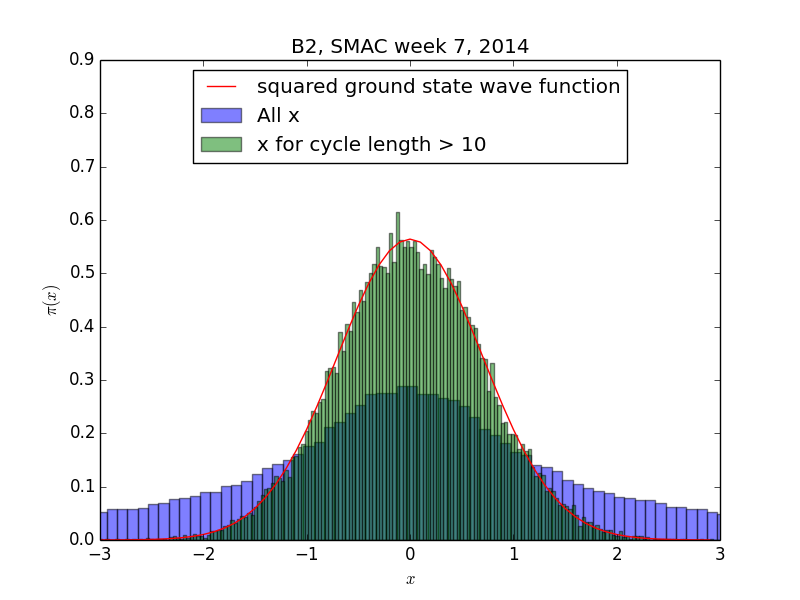

Here is the Python script that generated this plot:
import random, math, pylab, os

def levy_harmonic_path(k, beta):
    xk = tuple([random.gauss(0.0, 1.0 / math.sqrt(2.0 *
                math.tanh(k * beta / 2.0))) for d in range(3)])
    x = [xk]
    for j in range(1, k):
        Upsilon_1 = 1.0 / math.tanh(beta) + 1.0 / \
                          math.tanh((k - j) * beta)
        Upsilon_2 = [x[j - 1][d] / math.sinh(beta) + xk[d] /
                     math.sinh((k - j) * beta) for d in range(3)]
        x_mean = [Upsilon_2[d] / Upsilon_1 for d in range(3)]
        sigma = 1.0 / math.sqrt(Upsilon_1)
        dummy = [random.gauss(x_mean[d], sigma) for d in range(3)]
        x.append(tuple(dummy))
    return x

def rho_harm(x, xp, beta):
    Upsilon_1 = sum((x[d] + xp[d]) ** 2 / 4.0 *
                    math.tanh(beta / 2.0) for d in range(3))
    Upsilon_2 = sum((x[d] - xp[d]) ** 2 / 4.0 /
                    math.tanh(beta / 2.0) for d in range(3))
    return math.exp(- Upsilon_1 - Upsilon_2)

N = 512
T_star = 0.8
beta = 1.0 / (T_star * N ** (1.0 / 3.0))
nsteps = 100000

filename = 'boson_configuration.txt'
positions = {}
if os.path.isfile(filename):
    f = open(filename, 'r')
    for line in f:
        a = line.split()
        positions[tuple([float(a[0]), float(a[1]), float(a[2])])] = tuple([float(a[3]), float(a[4]), float(a[5])])
    f.close()

    if len(positions) != N: 
    	exit('error input file')
    print 'starting from file', filename
else:
    for k in range(N):
        a = levy_harmonic_path(1, beta)
        positions[a[0]] = a[0]
    print 'starting from scratch', filename

x_data_long = []
x_data = []
cycle_min = 10

for step in range(nsteps):
    boson_a = random.choice(positions.keys())
    perm_cycle = []
    while True:
        perm_cycle.append(boson_a)
        boson_b = positions.pop(boson_a)
        if boson_b == perm_cycle[0]: 
        	break
        else: 
        	boson_a = boson_b
    
    k = len(perm_cycle)
    perm_cycle = levy_harmonic_path(k, beta)
    positions[perm_cycle[-1]] = perm_cycle[0]
    for k in range(len(perm_cycle) - 1):
        positions[perm_cycle[k]] = perm_cycle[k + 1]
    a_1 = random.choice(positions.keys())
    b_1 = positions.pop(a_1)
    a_2 = random.choice(positions.keys())
    b_2 = positions.pop(a_2)
    weight_new = rho_harm(a_1, b_2, beta) * rho_harm(a_2, b_1, beta)
    weight_old = rho_harm(a_1, b_1, beta) * rho_harm(a_2, b_2, beta)
    if random.uniform(0.0, 1.0) < weight_new / weight_old:
        positions[a_1] = b_2
        positions[a_2] = b_1
    else:
        positions[a_1] = b_1
        positions[a_2] = b_2

    k = len(perm_cycle) 
    if k > cycle_min:
    	x_data_long.append(perm_cycle[0][0])
    	    
    x_data.append(perm_cycle[0][0])

f = open(filename, 'w')
for a in positions:
   b = positions[a]
   f.write(str(a[0]) + ' ' + str(a[1]) + ' ' + str(a[2]) + ' ' +  str(b[0]) + ' ' + str(b[1]) + ' ' + str(b[2]) + '\n')
f.close()

x_values = [0.1 * a for a in range (-30,30)]
y_values = [( math.exp( - xx **2) / math.sqrt(math.pi) ) for xx in x_values]

pylab.title('B2, SMAC week 7, 2014')
pylab.hist(x_data, bins=200, normed=True, alpha=0.5, label='All x')
pylab.hist(x_data_long, bins=200, normed=True, alpha=0.5, label='x for cycle length > 10')
pylab.plot(x_values, y_values, label = 'squared ground state wave function')

pylab.xlim(-3.0, 3.0)
pylab.ylim(0, 0.9)
pylab.xlabel('$x$')
pylab.ylabel('$\\pi(x)$')
pylab.legend(loc='upper center')
pylab.savefig('B2_new.png')
pylab.close()